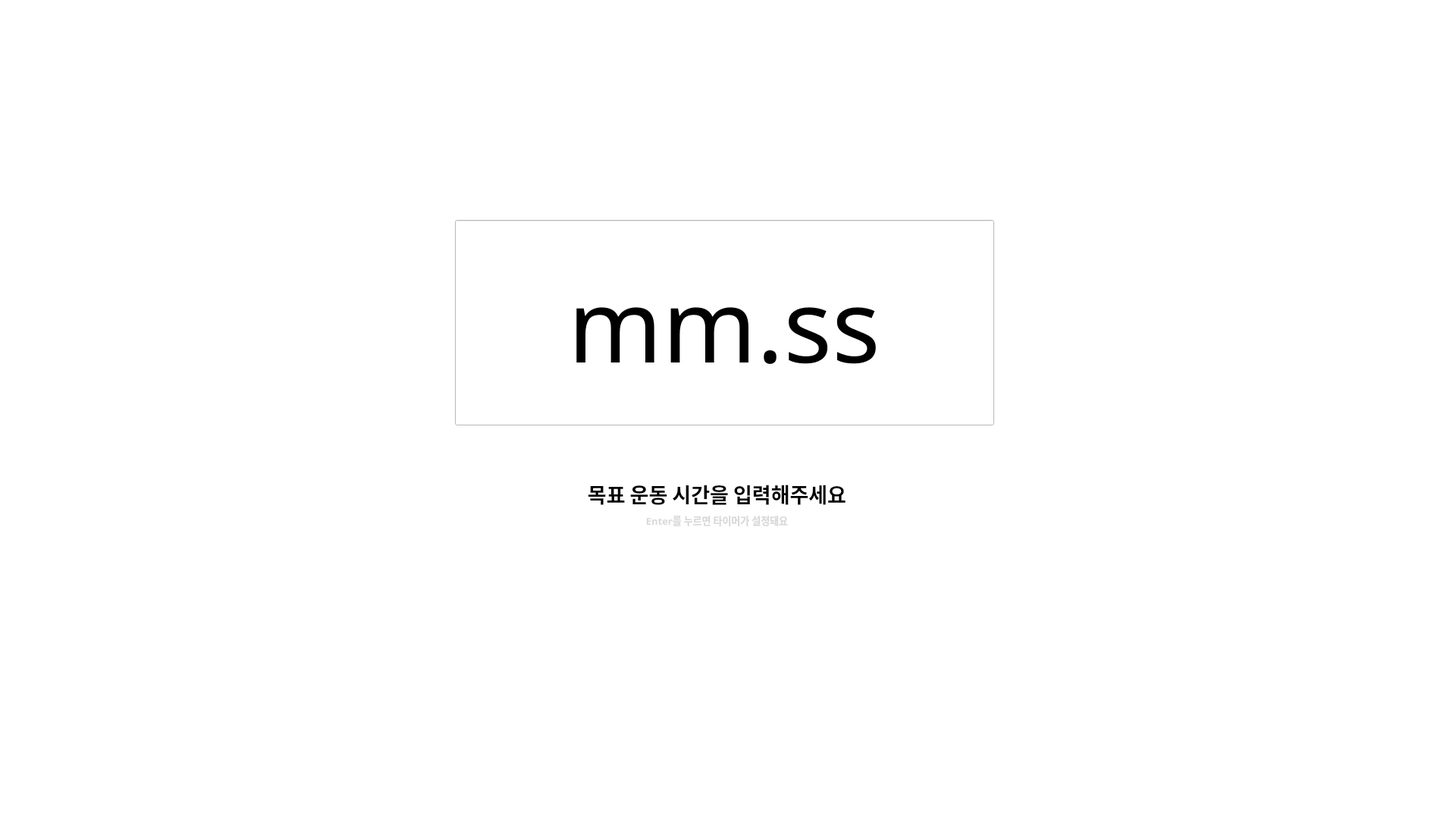
<?xml version="1.0" encoding="UTF-8"?>
<ui version="4.0">
 <class>Timer</class>
 <widget class="QWidget" name="Timer">
  <property name="geometry">
   <rect>
    <x>0</x>
    <y>0</y>
    <width>1920</width>
    <height>1080</height>
   </rect>
  </property>
  <property name="maximumSize">
   <size>
    <width>1920</width>
    <height>1080</height>
   </size>
  </property>
  <property name="windowTitle">
   <string>Form</string>
  </property>
  <property name="styleSheet">
   <string notr="true">background-color: rgb(255, 255, 255);</string>
  </property>
  <widget class="QLineEdit" name="lineEdit">
   <property name="geometry">
    <rect>
     <x>600</x>
     <y>290</y>
     <width>711</width>
     <height>271</height>
    </rect>
   </property>
   <property name="font">
    <font>
     <family>맑은 고딕</family>
     <pointsize>100</pointsize>
    </font>
   </property>
   <property name="layoutDirection">
    <enum>Qt::LeftToRight</enum>
   </property>
   <property name="text">
    <string>mm.ss</string>
   </property>
   <property name="alignment">
    <set>Qt::AlignCenter</set>
   </property>
  </widget>
  <widget class="QLabel" name="label">
   <property name="geometry">
    <rect>
     <x>180</x>
     <y>620</y>
     <width>1531</width>
     <height>61</height>
    </rect>
   </property>
   <property name="font">
    <font>
     <family>맑은 고딕</family>
     <pointsize>20</pointsize>
     <weight>75</weight>
     <bold>true</bold>
    </font>
   </property>
   <property name="text">
    <string>목표 운동 시간을 입력해주세요</string>
   </property>
   <property name="alignment">
    <set>Qt::AlignCenter</set>
   </property>
  </widget>
  <widget class="QLabel" name="label_2">
   <property name="geometry">
    <rect>
     <x>180</x>
     <y>670</y>
     <width>1531</width>
     <height>31</height>
    </rect>
   </property>
   <property name="font">
    <font>
     <family>맑은 고딕</family>
     <pointsize>10</pointsize>
     <weight>75</weight>
     <bold>true</bold>
    </font>
   </property>
   <property name="styleSheet">
    <string notr="true">color : rgb(217, 217, 217)</string>
   </property>
   <property name="text">
    <string>Enter를 누르면 타이머가 설정돼요</string>
   </property>
   <property name="alignment">
    <set>Qt::AlignCenter</set>
   </property>
  </widget>
 </widget>
 <resources/>
 <connections/>
</ui>
